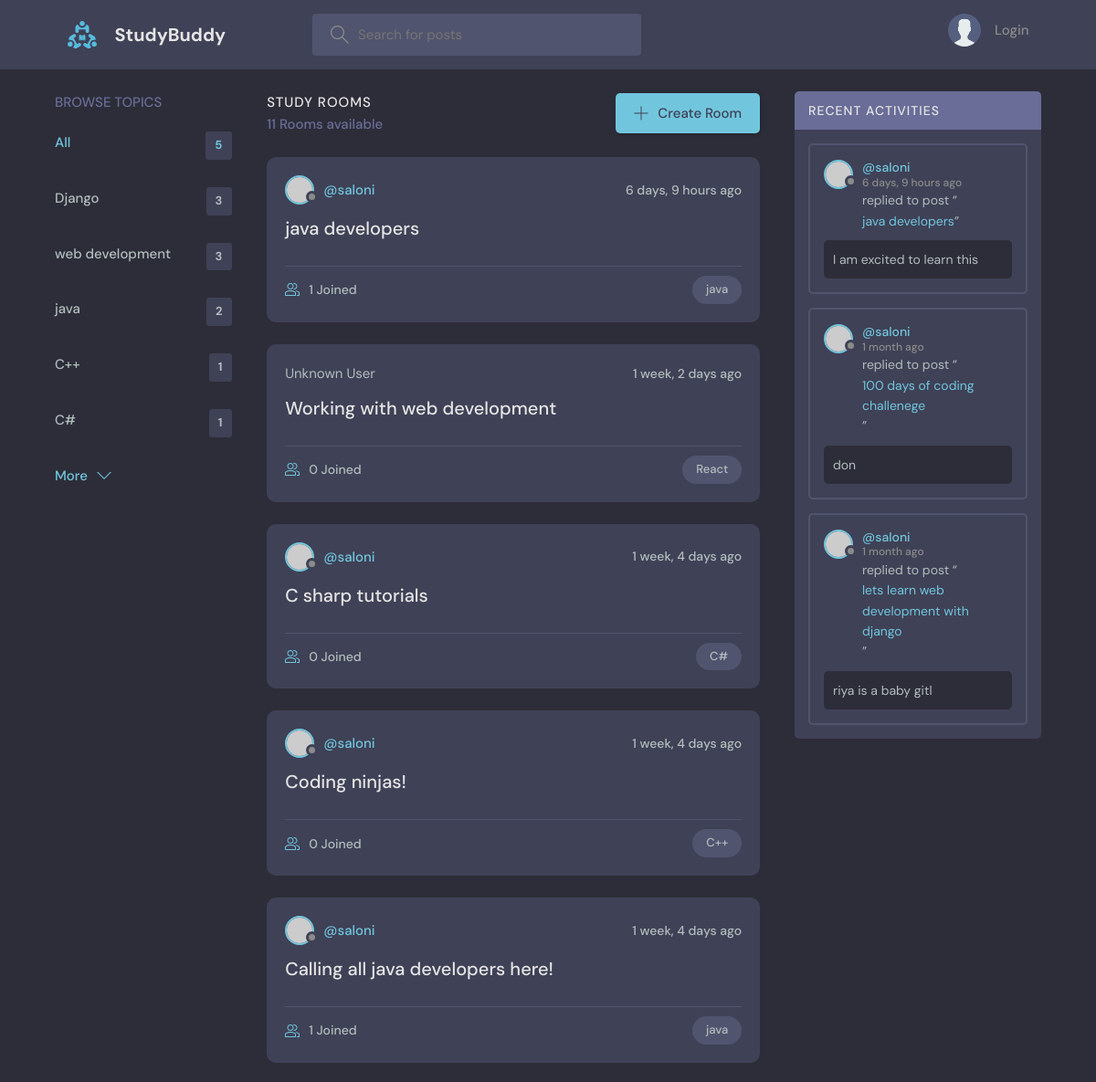
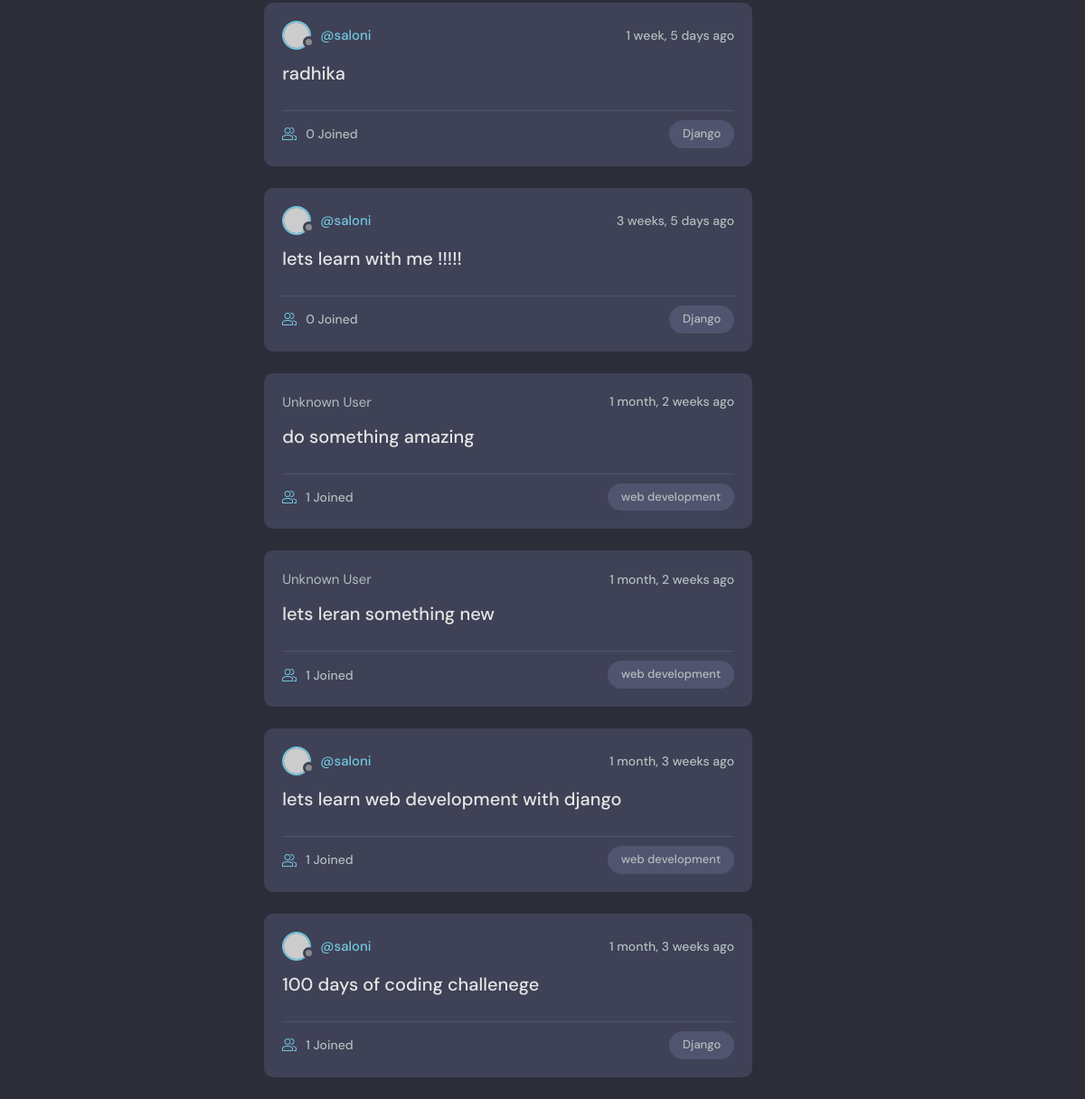
Before: / with the older database file (2 pictures, top to bottom).
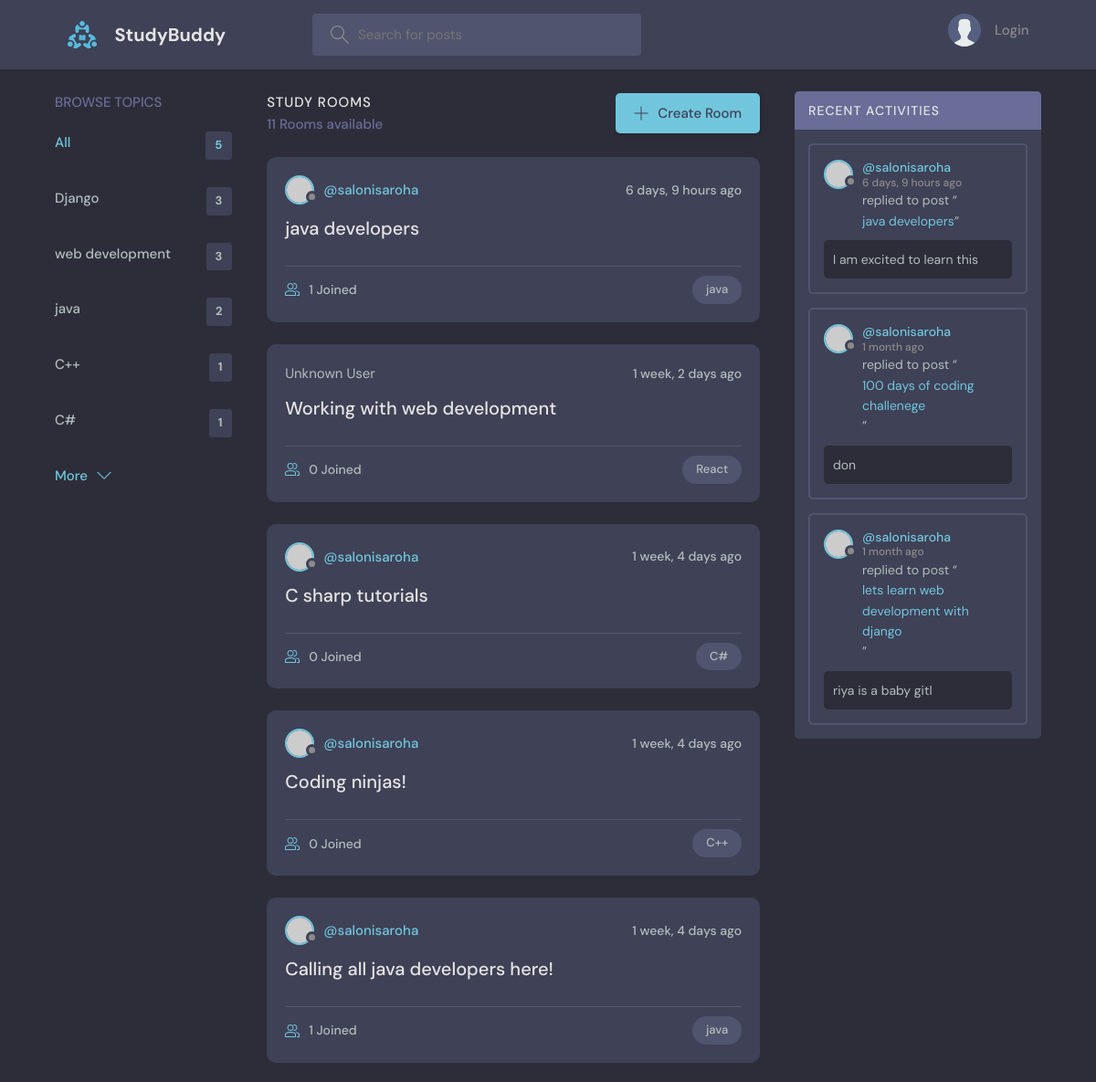
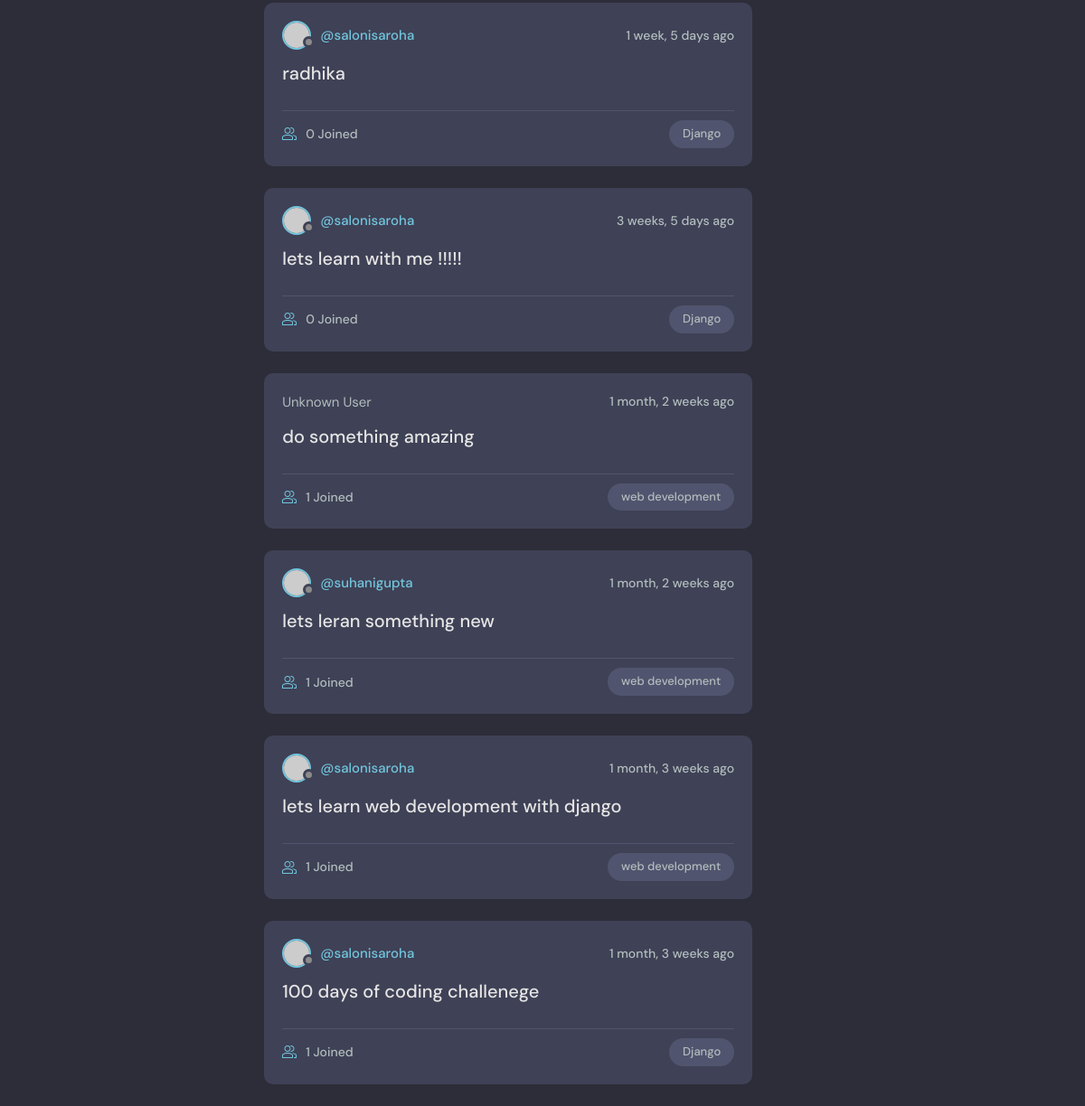
After: the same page with the newer database file (2 pictures, top to bottom).
### base/models.py (models this page shows, shortened)
class Room(models.Model):
    host = models.ForeignKey(User, on_delete=models.SET_NULL, null=True)
    topic = models.ForeignKey(Topic, on_delete=models.SET_NULL, null=True)
    name = models.CharField(max_length=200)
    description = models.TextField(null=True, blank=True)
    participants = models.ManyToManyField(
        User, related_name='participants', blank=True)
    updated = models.DateTimeField(auto_now=True)
    created = models.DateTimeField(auto_now_add=True)
    class Meta:
        ordering = ['-updated', '-created']
    def __str__(self):
        return self.name

class User(AbstractUser):
    name = models.CharField(max_length=200, null=True)
    email = models.EmailField(unique=True, null=True)
    bio = models.TextField(null=True)
    avatar = models.ImageField(null=True, default="avatar.svg")
    USERNAME_FIELD = 'email'
    REQUIRED_FIELDS = []

class Message(models.Model):
    user = models.ForeignKey(User, on_delete=models.CASCADE)
    room = models.ForeignKey(Room, on_delete=models.CASCADE)
    body = models.TextField()
    updated = models.DateTimeField(auto_now=True)
    created = models.DateTimeField(auto_now_add=True)
    class Meta:
        ordering = ['-updated', '-created']

class Topic(models.Model):
    name = models.CharField(max_length=200)

### base/views.py (the view)
# urls.py: path('', views.home, name="home"),
def home(request):
    q = request.GET.get('q') if request.GET.get('q') != None else ''
    rooms = Room.objects.filter(
        Q(topic__name__icontains=q) |
        Q(name__icontains=q) |
        Q(description__icontains=q)
    )
    topics = Topic.objects.all()[0:5]
    room_count = rooms.count()
    room_messages = Message.objects.filter(
        Q(room__topic__name__icontains=q))[0:3]
    context = {'rooms': rooms, 'topics': topics,
               'room_count': room_count, 'room_messages': room_messages}
    return render(request, 'base/home.html', context)

### base/templates/base/home.html (shortened to what this page needs)
{% extends 'main.html' %}
{% block content %}
<main class="layout layout--3">
  <div class="container">
    {% include 'base/topics_component.html' %}
    <div class="roomList">
      <div class="roomList__header">
        <div>
          <h2>Study Rooms</h2>
          <p>{{room_count}} Rooms available</p>
        </div>
        <a class="btn btn--main" href="{% url 'create-room' %}">
          <svg version="1.1" xmlns="http://www.w3.org/2000/svg" width="32" height="32" viewBox="0 0 32 32">
            <title>add</title>
            <path
              d="M16.943 0.943h-1.885v14.115h-14.115v1.885h14.115v14.115h1.885v-14.115h14.115v-1.885h-14.115v-14.115z">
            </path>
          </svg>
          Create Room
        </a>
      </div>
      {% include 'base/feed_component.html' %}
    </div>
    {% include 'base/activity_component.html' %}
  </div>
</main>
{% endblock %}

### base/templates/base/feed_component.html (shortened to what this page needs)
{% for room in rooms %}
<div class="roomListRoom">
    <div class="roomListRoom__header">
        {% if room.host %}
            <a href="{% url 'user-profile' room.host.id %}" class="roomListRoom__author">
                <div class="avatar avatar--small">
                    <img src="https://randomuser.me/api/portraits/women/11.jpg" />
                </div>
                <span>@{{ room.host.username }}</span>
            </a>
        {% else %}
            <span>Unknown User</span>
        {% endif %}
        <div class="roomListRoom__actions">
            <span>{{ room.created|timesince }} ago</span>
        </div>
    </div>
    <div class="roomListRoom__content">
        <a href="{% url 'room' room.id %}">{{ room.name }}</a>
    </div>
    <div class="roomListRoom__meta">
        <a href="{% url 'room' room.id %}" class="roomListRoom__joined">
            {{ room.participants.all.count }} Joined
        </a>
        <p class="roomListRoom__topic">{{ room.topic.name }}</p>
    </div>
</div>
{% endfor %}

### base/templates/base/activity_component.html (shortened to what this page needs)
<div class="activities">
  <div class="activities__header">
    <h2>Recent Activities</h2>
  </div>
  {% for message in room_messages %}
  <div class="activities__box">
    <div class="activities__boxHeader roomListRoom__header">
      <a href="{% url 'user-profile' message.user.id %}" class="roomListRoom__author">
        <div class="avatar avatar--small">
          <img src="https://randomuser.me/api/portraits/women/11.jpg" />
        </div>
        <p>
          @{{ message.user.username }}
          <span>{{ message.created|timesince }} ago</span>
        </p>
      </a>
    </div>
    <div class="activities__boxContent">
      <p>replied to post “<a href="{% url 'room' message.room.id %}">{{ message.room}}</a>”</p>
      <div class="activities__boxRoomContent">
        {{ message.body }}
      </div>
    </div>
  </div>
  {% endfor %}
</div>

Changed rows visible on the page:
changed through a linked row, Room "java developers": host.username "saloni" → "salonisaroha"
changed through a linked row, Room "C sharp tutorials": host.username "saloni" → "salonisaroha"
changed through a linked row, Room "Coding ninjas!": host.username "saloni" → "salonisaroha"
changed through a linked row, Room "Calling all java developers here!": host.username "saloni" → "salonisaroha"
changed through a linked row, Room "radhika": host.username "saloni" → "salonisaroha"
changed through a linked row, Room "lets learn with me !!!!!": host.username "saloni" → "salonisaroha"
shown differently, row unchanged: Room "lets leran something new": host.username (not shown) → "suhanigupta"; text "Unknown User" → "@"
changed through a linked row, Room "lets learn web development with django": host.username "saloni" → "salonisaroha"
changed through a linked row, Room "100 days of coding challenege": host.username "saloni" → "salonisaroha"
changed through a linked row, Message "I am excited to learn this": user.username "saloni" → "salonisaroha"
changed through a linked row, Message "don": user.username "saloni" → "salonisaroha"
changed through a linked row, Message "riya is a baby gitl": user.username "saloni" → "salonisaroha"
